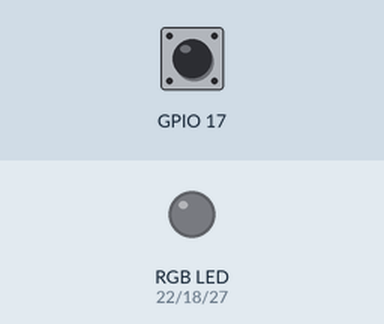
Simulated run of this program. Board: Raspberry Pi (BCM pin numbers). On the bench: an RGB LED mixed from three pins (HIGH = lit). The inputs (shaded band) are chosen by the test bench; at power-on: GPIO 17 LOW. Dim RGB values are drawn brighter than linear; random numbers come from a fixed seed.

Above: at 1.2 s.
1.3 s: GPIO 17 driven HIGH
At 1.45 s:
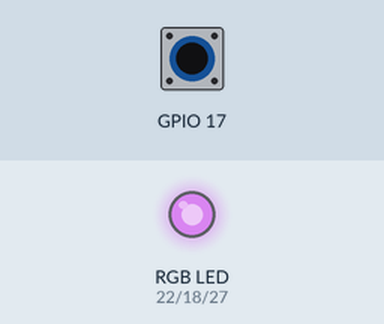
At 1.85 s:
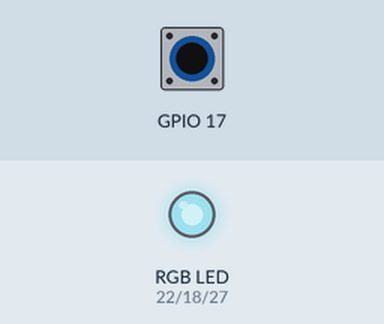
4.3 s: GPIO 17 pulsed LOW 2 times (0.12 s each, 0.3 s apart)
7.3 s: GPIO 17 driven LOW
8.8 s: GPIO 17 driven HIGH
At 8.95 s:
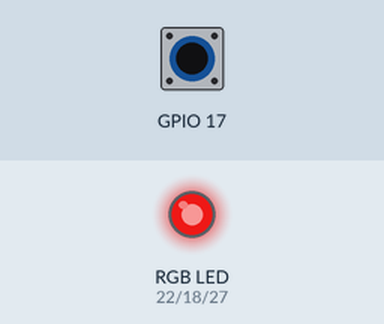
11.8 s: GPIO 17 pulsed LOW 5 times (0.12 s each, 0.3 s apart)
Timing chart, 0 to 21.8 s (numbered marks = the images above; inputs shaded):
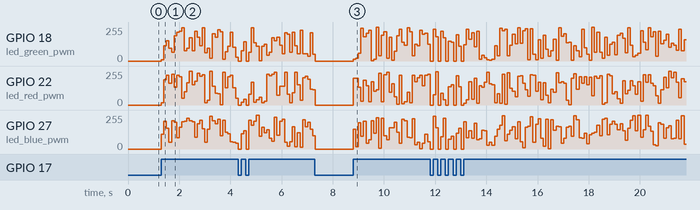

The program:

PIR.py
```python
import gpiod
import time
from gpiozero import PWMOutputDevice
import random

# GPIOピンの定義
LED_PIN_RED = 22
LED_PIN_GREEN = 18
LED_PIN_BLUE = 27
pirPin=17

# GPIOチップの初期化
chip = gpiod.Chip('gpiochip4')  # 使用するgpiochipが異なる場合は変更

# GPIOラインのリクエスト (出力モードで)
pir_line=chip.get_line(pirPin)

pir_line.request(consumer="PIR", type=gpiod.LINE_REQ_DIR_IN)

def setup():
    global led_red_pwm,led_green_pwm,led_blue_pwm

    # 赤色LED用PWMデバイスの生成
    led_red_pwm = PWMOutputDevice(LED_PIN_RED, frequency=2000)
    led_green_pwm = PWMOutputDevice(LED_PIN_GREEN, frequency=2000)
    led_blue_pwm = PWMOutputDevice(LED_PIN_BLUE, frequency=2000)

    led_red_pwm.value=0
    led_green_pwm.value=0
    led_blue_pwm.value=0


def setcolor(brightness):
        #print(color)
        led_red_pwm.value=brightness[0] # 赤LEDを点灯
        led_green_pwm.value=brightness[1]   # 緑LEDを消灯
        led_blue_pwm.value=brightness[2]   # 青LEDを点灯

def loop():
    while True:
       pir_state = pir_line.get_value()
       r=random.random()
       g=random.random()
       b=random.random()

       if pir_state == 1:
           setcolor([r,g,b])
           time.sleep(0.1)
       else:
           setcolor([0,0,0])

def destroy():
    led_red_pwm.close()
    led_green_pwm.close()
    led_blue_pwm.close()
    pir_line.release()

if __name__ == '__main__':     # Program start from here
    setup()
    try:
        loop()
    except KeyboardInterrupt:  # When 'Ctrl+C' is pressed, the child program destroy() will be  executed.
        destroy()
```

Measured:
- after the input at 1.3 s, GPIO 18 (led_green_pwm): 0/255 → 11/255 at once, → 115/255 0.10 s later, → 152/255 0.10 s later, → 95/255 0.10 s later, … (30 changes in this stretch); GPIO 22 (led_red_pwm): 0/255 → 17/255 at once, → 188/255 0.10 s later, → 224/255 0.10 s later, → 164/255 0.10 s later, … (30 changes in this stretch)
- after the input at 8.8 s, GPIO 18 (led_green_pwm): 0/255 → 14/255 at once, → 20/255 0.10 s later, → 59/255 0.10 s later, → 244/255 0.10 s later, … (30 changes in this stretch); GPIO 22 (led_red_pwm): 0/255 → 200/255 at once, → 199/255 0.10 s later, → 134/255 0.10 s later, → 28/255 0.10 s later, … (30 changes in this stretch)
